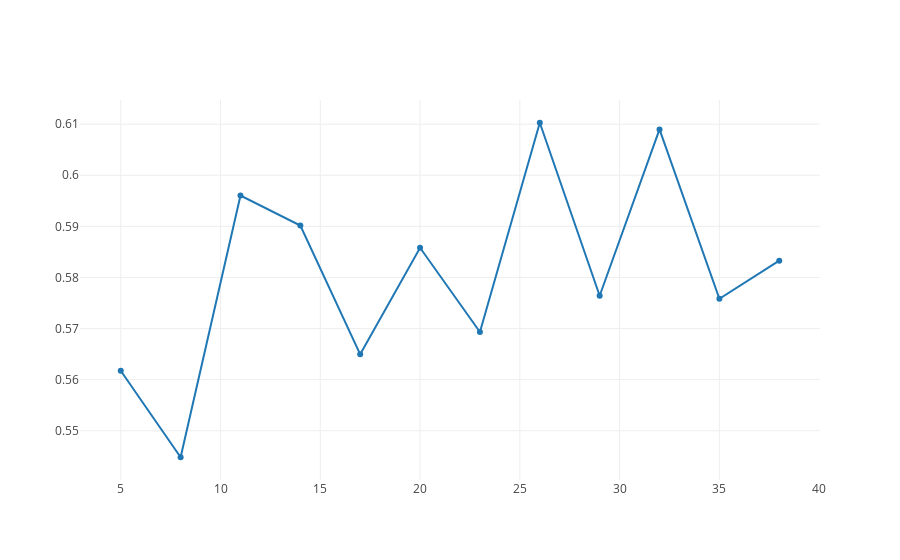

This figure's notebook cell:
### Code cell
trace = go.Scatter(x=np.arange(5,40,3), 
                   y=coherence_vals,mode = 'lines+markers')
iplot([trace])

### Figure 1 — Plotly figure (JSON) as saved in the notebook; plotly's stock layout.template omitted (floating-point values rounded to 4 significant figures)
{"data": [{"mode": "lines+markers", "type": "scatter", "uid": "c94ae311-90b3-42ac-a115-e54145ad5b52", "x": [5, 8, 11, 14, 17, 20, 23, 26, 29, 32, 35, 38], "y": [0.5618, 0.5448, 0.596, 0.5902, 0.565, 0.5858, 0.5693, 0.6103, 0.5764, 0.609, 0.5758, 0.5833]}], "layout": {}}
